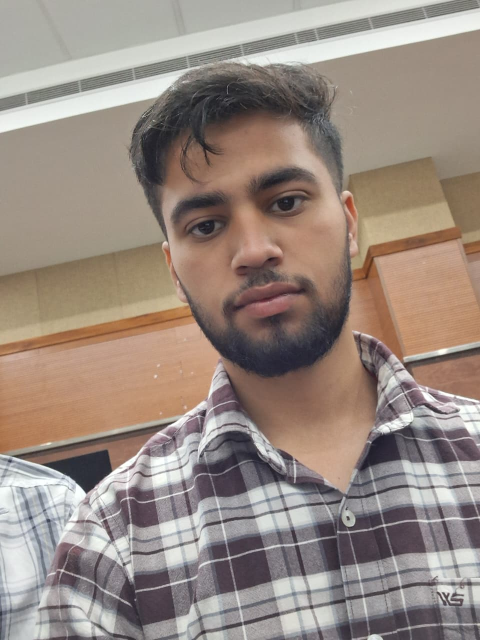
#> input picture dataset/combination/WhatsApp Image 2026-03-14 at 12.58.31.jpeg, 960 x 1280 px (shown at 1/2 size); its folder holds only this picture in this run
$ python train_model.py
#> lines starting #> are read from the running program, lines starting #| are printed output that depends on the picture
import cv2
import numpy as np
import os
import pickle
from sklearn.ensemble import RandomForestClassifier

DATASET_PATH = "dataset"

# store features
X = []
y = []

def extract_features(image):

    hsv = cv2.cvtColor(image, cv2.COLOR_BGR2HSV)
    gray = cv2.cvtColor(image, cv2.COLOR_BGR2GRAY)

    mean_brightness = np.mean(gray)
    texture = np.std(gray)
    oil_reflection = np.mean(hsv[:,:,2])

    return [mean_brightness, texture, oil_reflection]


for skin_type in os.listdir(DATASET_PATH):

    folder = os.path.join(DATASET_PATH, skin_type)

    for file in os.listdir(folder):

        path = os.path.join(folder, file)

        img = cv2.imread(path)
#> img is the input picture: shape (1280, 960, 3); mean B, G, R 129, 138, 152.4

        if img is None:
            continue

        img = cv2.resize(img,(200,200))
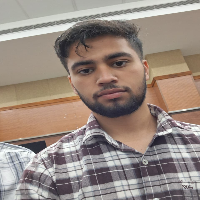
#> img: shape (200, 200, 3); mean B, G, R 128.9, 137.9, 152.3

        features = extract_features(img)
#> in extract_features, `hsv = cv2.cvtColor(image, cv2.COLOR_BGR2HSV)`: hsv: shape (200, 200, 3); mean H, S, V 56.5, 44.9, 153.6
#> in extract_features, `gray = cv2.cvtColor(image, cv2.COLOR_BGR2GRAY)`:
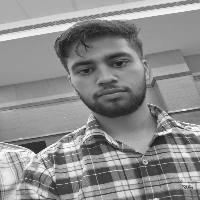
#> gray: shape (200, 200); min 25, max 255, mean 141.2
#> in extract_features, `mean_brightness = np.mean(gray)`: mean_brightness = 141.2
#> in extract_features, `texture = np.std(gray)`: texture = 45.7
#> in extract_features, `oil_reflection = np.mean(hsv[:,:,2])`: oil_reflection = 153.6
#> features = [141.2, 45.7, 153.6]

        X.append(features)
        y.append(skin_type)
#> pass 2 of the loop `for skin_type in os.listdir(DATASET_PATH):`:
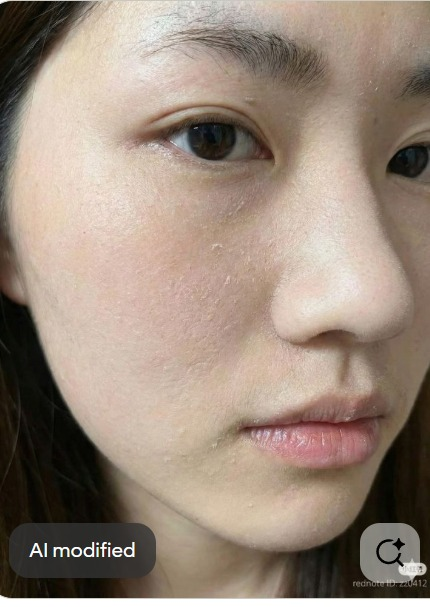
#> input picture dataset/dry/WhatsApp Image 2026-03-14 at 15.21.12.jpeg, 430 x 607 px
#> img is the input picture: shape (607, 430, 3); mean B, G, R 123.3, 137.1, 153.7
#> `img = cv2.resize(img,(200,200))`:
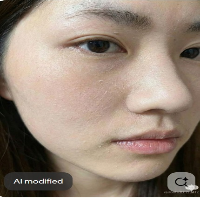
#> img: shape (200, 200, 3); mean B, G, R 123.2, 137, 153.6
#> hsv: shape (200, 200, 3); mean H, S, V 17.6, 65, 153.8
#> in extract_features (call 2), `gray = cv2.cvtColor(image, cv2.COLOR_BGR2GRAY)`:
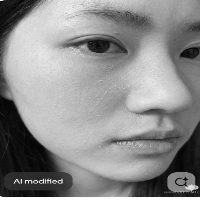
#> gray: shape (200, 200); min 1, max 255, mean 140.4
#> mean_brightness = 140.4
#> texture = 66.72
#> oil_reflection = 153.8
#> features = [140.4, 66.72, 153.8]


print("Training samples:",len(X))
#| Training samples: 2

model = RandomForestClassifier(n_estimators=100)

model.fit(X,y)

os.makedirs("model",exist_ok=True)

pickle.dump(model, open("model/skin_model.pkl","wb"))

print("Model trained successfully")
